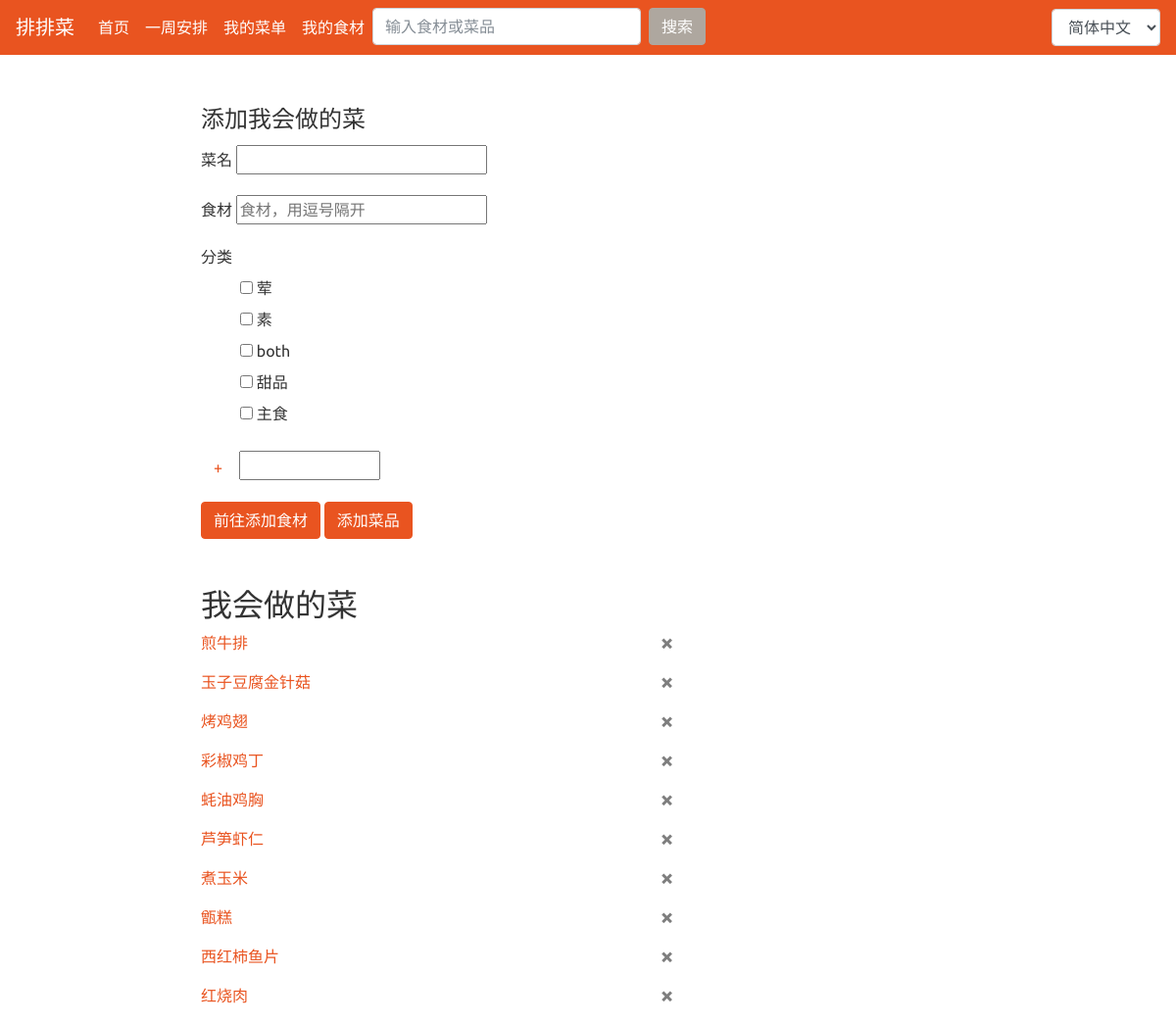
The app's page /dish/ (signed in) with its own data.
### AutoGener/models.py (models this page shows, shortened)
class CanDo(models.Model):
    userid = models.IntegerField()
    name = models.CharField(max_length=100)
    type = models.ManyToManyField(DishType)
    ingre = models.ManyToManyField(CanGet, blank=True)

### AutoGener/views.py (the view, shortened to what this page needs)
# urls.py: path('dish/', views.get_dish, name='dish'),
@login_required
def get_dish(request):
    form = DishForm(user=request.user)
    currentuser = request.user
    canDolist = CanDo.objects.filter(userid=currentuser.id)
    cangetlist = CanGet.objects.filter(userid=currentuser.id)
    message = ''
    types = DishType.objects.filter(userid=currentuser.id)
    context = {'canDolist': canDolist, 'form': form, 'message': message, 'show_dishes': show_dishes,
               'types': types}
    return render(request, 'AutoGener/dishform.html', context)

### AutoGener/forms.py
class DishForm(forms.ModelForm):
    name = forms.CharField(max_length=10)
    def __init__(self, *args, **kwargs):
        self.user = kwargs.pop("user")
        super(DishForm, self).__init__(*args, **kwargs)
        self.fields['type'] = forms.ModelMultipleChoiceField(
                widget=forms.CheckboxSelectMultiple, queryset=DishType.objects.filter(userid=self.user.id))
    class Meta:
        model = CanDo
        fields = ['name', 'type']

### AutoGener/models.py (called while the page is built)
    def __str__(self):
        return self.name

### templates/AutoGener/dishform.html (shortened to what this page needs)
{% extends 'base.html' %}
{% load i18n %}
{% block main %}
<div>
<form action="/dish/" method="post">
  <fieldset>
    <legend>{% trans "添加我会做的菜" %}</legend>
    <div class="form-group">
      <label for="exampleInputPassword1">{% trans "菜名" %}</label>
      {{ form.name }}
    </div>
    <div class="form-group">
      <label for="exampleInputEmail1">{% trans "食材" %}</label>
      <form role="search" method="post" id="searchform" action="">
        <input type="text" name="dish_ingredient" placeholder="食材，用逗号隔开">
      </form>
    </div>
    <div class="form-group" id="type_list">
      <label for="exampleInputPassword1">{% trans "分类" %}</label>
      {{ form.type }}
      <form method="get" action="addtype/">
        <button type="submit" class="btn btn-link">+</button>
        <input type="text" name="new_type" style="width: 30%">
      </form>
    </div>
    <a class="btn btn-primary" target="_blank" href="{% url 'AutoGener:ingredient' %}" >{% trans "前往添加食材" %}</a>
    <button type="submit" class="btn btn-primary">{% trans "添加菜品" %}</button>
  </fieldset>
</form>
</div>
<br>
<br>
<div >
  <h2>{% trans "我会做的菜" %}</h2>
  {% for dish in canDolist %}
    <p> <a href="{% url 'AutoGener:dish_detail' dish.name%}">{{ dish.name }}</a>
    <a class="close" href="{% url 'AutoGener:dish_delete' dish.name %}" >&times;</a>
    </p>
  {% empty %}
    <div><p>{% trans "还没有会做的菜哦" %}</p></div>
  {% endfor %}
    </div>
{% endblock %}

### templates/base.html (style rules this page uses)
ul { list-style-type: none; }

### records on screen
CanDo: name "煎牛排"
CanDo: name "玉子豆腐金针菇"
CanDo: name "烤鸡翅"
CanDo: name "彩椒鸡丁"
CanDo: name "蚝油鸡胸"
CanDo: name "芦笋虾仁"
CanDo: name "煮玉米"
CanDo: name "甑糕"
CanDo: name "西红柿鱼片"
CanDo: name "红烧肉"

### other values on screen
form field language "简体中文"
